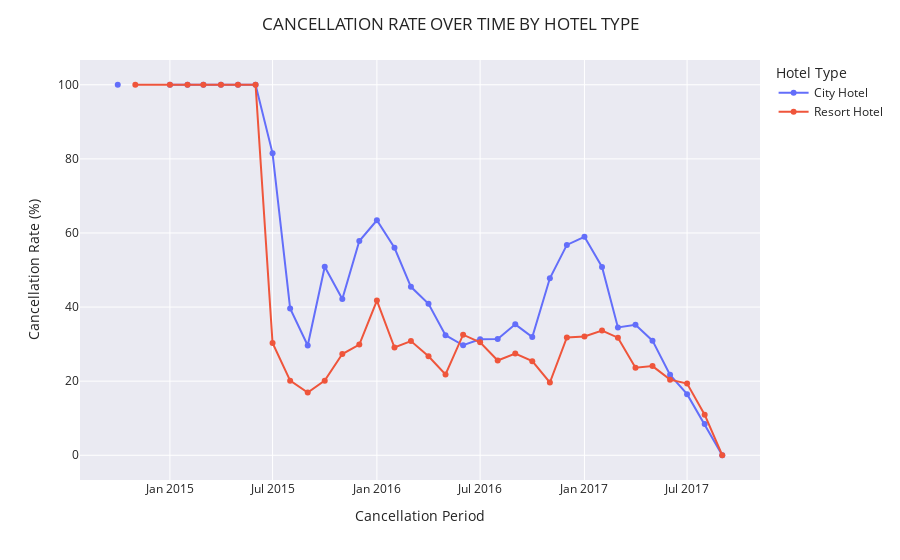

Here is the notebook cell this chart was saved with:
### Markdown cell above
## How is the cancellation rate over time?

### Code cell
df_cancellation = hotel.copy()
df_cancellation['date_period'] = df_cancellation['reservation_status_date'].dt.to_period('M')
df_cancellation_percent = df_cancellation.groupby(['date_period', 'is_canceled', 'hotel'])['hotel'].count() \
                            .groupby(['date_period', 'hotel']).apply(lambda x: 100*x/x.sum()) \
                            .unstack(level = 'is_canceled') \
                            .rename(columns = str).reset_index().rename_axis(None, axis = 1).rename(columns = {'hotel': 'Hotel Type'})
df_cancellation_percent['date_period'] = df_cancellation_percent['date_period'].values.astype('datetime64[M]')

fig = px.line(df_cancellation_percent, x = 'date_period', y = 'Yes', color = 'Hotel Type')
fig.update_traces(mode = "markers+lines",
                  hovertemplate = "Rate: %{y:.2f}%")
fig.update_layout(title = 'CANCELLATION RATE OVER TIME BY HOTEL TYPE',
                  xaxis_title = 'Cancellation Period',
                  yaxis_title = 'Cancellation Rate (%)',
                  hovermode = 'x',
                  template = "seaborn",
                  xaxis = dict(tickformat="%b %Y"))
fig.show()

### Figure 1 — Plotly figure (JSON) as saved in the notebook; plotly's stock layout.template omitted (floating-point values rounded to 4 significant figures)
{"data": [{"hovertemplate": "Rate: %{y:.2f}%", "legendgroup": "City Hotel", "line": {"color": "#636efa", "dash": "solid"}, "mode": "markers+lines", "name": "City Hotel", "showlegend": true, "type": "scatter", "x": ["2014-10-01T00:00:00", "2014-11-01T00:00:00", "2015-01-01T00:00:00", "2015-02-01T00:00:00", "2015-03-01T00:00:00", "2015-04-01T00:00:00", "2015-05-01T00:00:00", "2015-06-01T00:00:00", "2015-07-01T00:00:00", "2015-08-01T00:00:00", "2015-09-01T00:00:00", "2015-10-01T00:00:00", "2015-11-01T00:00:00", "2015-12-01T00:00:00", "2016-01-01T00:00:00", "2016-02-01T00:00:00", "2016-03-01T00:00:00", "2016-04-01T00:00:00", "2016-05-01T00:00:00", "2016-06-01T00:00:00", "2016-07-01T00:00:00", "2016-08-01T00:00:00", "2016-09-01T00:00:00", "2016-10-01T00:00:00", "2016-11-01T00:00:00", "2016-12-01T00:00:00", "2017-01-01T00:00:00", "2017-02-01T00:00:00", "2017-03-01T00:00:00", "2017-04-01T00:00:00", "2017-05-01T00:00:00", "2017-06-01T00:00:00", "2017-07-01T00:00:00", "2017-08-01T00:00:00", "2017-09-01T00:00:00"], "xaxis": "x", "y": [100, null, 100, 100, 100, 100, 100, 100, 81.49, 39.64, 29.61, 50.88, 42.15, 57.8, 63.41, 55.99, 45.45, 40.86, 32.39, 29.68, 31.31, 31.37, 35.34, 31.9, 47.77, 56.78, 58.95, 50.82, 34.51, 35.24, 30.93, 21.7, 16.5, 8.422, 0], "yaxis": "y"}, {"hovertemplate": "Rate: %{y:.2f}%", "legendgroup": "Resort Hotel", "line": {"color": "#EF553B", "dash": "solid"}, "mode": "markers+lines", "name": "Resort Hotel", "showlegend": true, "type": "scatter", "x": ["2014-10-01T00:00:00", "2014-11-01T00:00:00", "2015-01-01T00:00:00", "2015-02-01T00:00:00", "2015-03-01T00:00:00", "2015-04-01T00:00:00", "2015-05-01T00:00:00", "2015-06-01T00:00:00", "2015-07-01T00:00:00", "2015-08-01T00:00:00", "2015-09-01T00:00:00", "2015-10-01T00:00:00", "2015-11-01T00:00:00", "2015-12-01T00:00:00", "2016-01-01T00:00:00", "2016-02-01T00:00:00", "2016-03-01T00:00:00", "2016-04-01T00:00:00", "2016-05-01T00:00:00", "2016-06-01T00:00:00", "2016-07-01T00:00:00", "2016-08-01T00:00:00", "2016-09-01T00:00:00", "2016-10-01T00:00:00", "2016-11-01T00:00:00", "2016-12-01T00:00:00", "2017-01-01T00:00:00", "2017-02-01T00:00:00", "2017-03-01T00:00:00", "2017-04-01T00:00:00", "2017-05-01T00:00:00", "2017-06-01T00:00:00", "2017-07-01T00:00:00", "2017-08-01T00:00:00", "2017-09-01T00:00:00"], "xaxis": "x", "y": [null, 100, 100, 100, 100, 100, 100, 100, 30.29, 20.12, 16.93, 20.13, 27.31, 29.89, 41.76, 29.07, 30.81, 26.7, 21.8, 32.54, 30.47, 25.56, 27.46, 25.4, 19.64, 31.79, 32.05, 33.66, 31.74, 23.64, 24.06, 20.41, 19.34, 10.94, 0], "yaxis": "y"}], "layout": {"hovermode": "x", "legend": {"title": {"text": "Hotel Type"}, "tracegroupgap": 0}, "margin": {"t": 60}, "title": {"text": "CANCELLATION RATE OVER TIME BY HOTEL TYPE"}, "xaxis": {"anchor": "y", "domain": [0, 1], "tickformat": "%b %Y", "title": {"text": "Cancellation Period"}}, "yaxis": {"anchor": "x", "domain": [0, 1], "title": {"text": "Cancellation Rate (%)"}}}}
